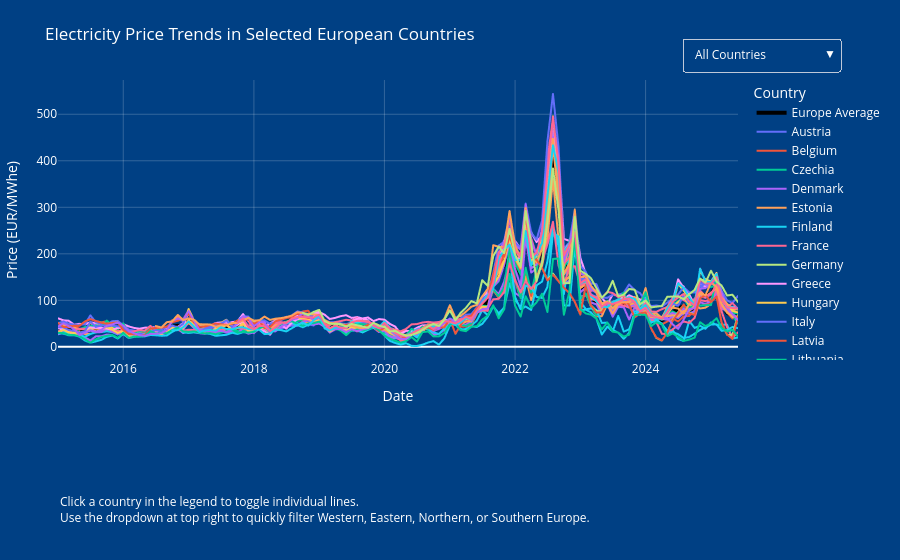

The code cell stored with this chart in its notebook:
### Markdown cell above
This volatility in investment is further reflected in the **Wholesale Electricity Price Trends in Select European Countries** line chart, which shows prices largely below €100/MWh until a dramatic surge to over €500/MWh in mid-2022 for some countries, before returning to more moderate levels by 2023. Such price swings underscore the inherent market risks and the need for robust financial strategies during the transition. This chart shows the same peak in 2022 the previous chart shows. This can also be attributed to the increased energy demand due to the pandemic and growing tension between Russia and Ukraine (Cevik et al., 2022).

### Code cell
import pandas as pd 
import plotly.express as px
import plotly.graph_objects as go  # toegevoegd voor extra trace

# Data inladen en filteren
df = pd.read_csv('european_wholesale_electricity_price_data_monthly.csv', parse_dates=['Date'])
european_countries = [
    'Austria','Belgium','Bulgaria','Croatia','Cyprus','Czechia','Denmark',
    'Estonia','Finland','France','Germany','Greece','Hungary','Ireland',
    'Italy','Latvia','Lithuania','Luxembourg','Malta','Netherlands',
    'Poland','Portugal','Romania','Slovakia','Slovenia','Spain','Sweden',
    'United Kingdom','Norway','Switzerland','Iceland'
]
df = df[df['Country'].isin(european_countries)].dropna(subset=['Price (EUR/MWhe)'])

# Basis line chart met per-land lijnen
fig = px.line(
    df,
    x='Date',
    y='Price (EUR/MWhe)',
    color='Country',
    title='Electricity Price Trends in Selected European Countries',
    labels={'Price (EUR/MWhe)':'Price (EUR/MWhe)','Date':'Date'},
)

# 1) Voeg Europese trendlijn (gemiddelde) toe in zwart
avg_df = df.groupby('Date')['Price (EUR/MWhe)'].mean().reset_index()
fig.add_trace(
    go.Scatter(
        x=avg_df['Date'],
        y=avg_df['Price (EUR/MWhe)'],
        mode='lines',
        line=dict(color='black', width=4),
        name='Europe Average'
    )
)

# 2) Zet Europe Average bovenaan in de legend
all_traces   = list(fig.data)
avg_trace    = [t for t in all_traces if t.name == 'Europe Average'][0]
other_traces = [t for t in all_traces if t.name != 'Europe Average']
fig.data      = tuple([avg_trace] + other_traces)

# 3) Definieer regio’s voor dropdown-filter
west  = ['Belgium','France','Ireland','Luxembourg','Netherlands','United Kingdom']
south = ['Croatia','Cyprus','Greece','Italy','Malta','Portugal','Spain']
north = ['Denmark','Estonia','Finland','Iceland','Latvia','Lithuania','Norway','Sweden']
east  = ['Bulgaria','Czechia','Hungary','Poland','Romania','Slovakia','Slovenia']

# 4) Maak lijst met alle trace-namen (inclusief Europe Average)
trace_names = [t.name for t in fig.data]

# 5) Buttons inclusief “Europe Average Only”
buttons = [
    dict(label='All Countries',
         method='update',
         args=[{'visible': [True]*len(trace_names)}, {}]),
    dict(label='Europe Average Only',
         method='update',
         args=[{'visible': [name=='Europe Average' for name in trace_names]},
               {'title':'Europe Average Only'}]),
    dict(label='Western Europe',
         method='update',
         args=[{'visible': [name in west or name=='Europe Average' for name in trace_names]},
               {'title':'Western Europe'}]),
    dict(label='Southern Europe',
         method='update',
         args=[{'visible': [name in south or name=='Europe Average' for name in trace_names]},
               {'title':'Southern Europe'}]),
    dict(label='Northern Europe',
         method='update',
         args=[{'visible': [name in north or name=='Europe Average' for name in trace_names]},
               {'title':'Northern Europe'}]),
    dict(label='Eastern Europe',
         method='update',
         args=[{'visible': [name in east  or name=='Europe Average' for name in trace_names]},
               {'title':'Eastern Europe'}])
]

# 6) Voeg dropdown en legend-click functionaliteit toe, en marge onder text
fig.update_layout(
    updatemenus=[dict(
        active=0,
        buttons=buttons,
        x=1.15, y=1.15,
        xanchor='right', yanchor='top'
    )],
    legend=dict(
        title='Country',
        itemclick='toggle',
        itemdoubleclick='toggleothers'
    ),
    paper_bgcolor='#004084',
    plot_bgcolor='#004084',
    font_color='white',
    margin=dict(l=50, r=50, t=80, b=200)  # increased bottom margin
)

# 7) Styling assen en grid
fig.update_xaxes(
    showgrid=True, gridcolor='rgba(255,255,255,0.2)',
    tickfont_color='white', title_font_color='white'
)
fig.update_yaxes(
    showgrid=True, gridcolor='rgba(255,255,255,0.2)',
    tickfont_color='white', title_font_color='white'
)

# 8) Onder de grafiek instructietekst in het Engels toevoegen, lager geplaatst
fig.update_layout(
    annotations=[dict(
        text="Click a country in the legend to toggle individual lines.<br>"
             "Use the dropdown at top right to quickly filter Western, Eastern, Northern, or Southern Europe.",
        xref='paper', yref='paper',
        x=0, y=-0.6,   # moved down for clear separation
        showarrow=False,
        font=dict(color='white', size=12),
        align='left'
    )]
)

fig.show(config={'responsive': True})
